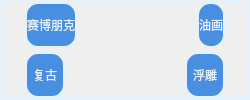
                 <widget class="QFrame" name="frame_14">
                  <property name="sizePolicy">
                   <sizepolicy hsizetype="Preferred" vsizetype="Preferred">
                    <horstretch>0</horstretch>
                    <verstretch>5</verstretch>
                   </sizepolicy>
                  </property>
                  <property name="styleSheet">
                   <string notr="true">border:2px solid #e3f2fc</string>
                  </property>
                  <property name="frameShape">
                   <enum>QFrame::StyledPanel</enum>
                  </property>
                  <property name="frameShadow">
                   <enum>QFrame::Raised</enum>
                  </property>
                  <layout class="QVBoxLayout" name="verticalLayout_19">
                   <property name="spacing">
                    <number>4</number>
                   </property>
                   <property name="leftMargin">
                    <number>3</number>
                   </property>
                   <property name="topMargin">
                    <number>0</number>
                   </property>
                   <property name="rightMargin">
                    <number>3</number>
                   </property>
                   <property name="bottomMargin">
                    <number>0</number>
                   </property>
                   <item>
                    <layout class="QHBoxLayout" name="horizontalLayout_31">
                     <property name="spacing">
                      <number>120</number>
                     </property>
                     <property name="leftMargin">
                      <number>20</number>
                     </property>
                     <property name="rightMargin">
                      <number>20</number>
                     </property>
                     <item>
                      <widget class="QPushButton" name="pbFilterCyberpunk">
                       <property name="enabled">
                        <bool>true</bool>
                       </property>
                       <property name="sizePolicy">
                        <sizepolicy hsizetype="Expanding" vsizetype="Expanding">
                         <horstretch>0</horstretch>
                         <verstretch>0</verstretch>
                        </sizepolicy>
                       </property>
                       <property name="styleSheet">
                        <string notr="true">QPushButton{
    color:#e5f1fd;
	font: 75 12pt &quot;等线&quot;;
    border-radius: 13px;
    background:#488fe1;
}
QPushButton:hover{
    background:#1461bb;
}
QPushButton:pressed{
    background:#0a4a94;
}</string>
                       </property>
                       <property name="text">
                        <string>赛博朋克</string>
                       </property>
                      </widget>
                     </item>
                     <item>
                      <widget class="QPushButton" name="pbFilterOilPainting">
                       <property name="enabled">
                        <bool>true</bool>
                       </property>
                       <property name="sizePolicy">
                        <sizepolicy hsizetype="Expanding" vsizetype="Expanding">
                         <horstretch>0</horstretch>
                         <verstretch>0</verstretch>
                        </sizepolicy>
                       </property>
                       <property name="styleSheet">
                        <string notr="true">QPushButton{
    color:#e5f1fd;
	font: 75 12pt &quot;等线&quot;;
    border-radius: 13px;
    background:#488fe1;
}
QPushButton:hover{
    background:#1461bb;
}
QPushButton:pressed{
    background:#0a4a94;
}</string>
                       </property>
                       <property name="text">
                        <string>油画</string>
                       </property>
                      </widget>
                     </item>
                    </layout>
                   </item>
                   <item>
                    <layout class="QHBoxLayout" name="horizontalLayout_32">
                     <property name="spacing">
                      <number>120</number>
                     </property>
                     <property name="leftMargin">
                      <number>20</number>
                     </property>
                     <property name="rightMargin">
                      <number>20</number>
                     </property>
                     <item>
                      <widget class="QPushButton" name="pbFilterRetro">
                       <property name="enabled">
                        <bool>true</bool>
                       </property>
                       <property name="sizePolicy">
                        <sizepolicy hsizetype="Expanding" vsizetype="Expanding">
                         <horstretch>0</horstretch>
                         <verstretch>0</verstretch>
                        </sizepolicy>
                       </property>
                       <property name="styleSheet">
                        <string notr="true">QPushButton{
    color:#e5f1fd;
	font: 75 12pt &quot;等线&quot;;
    border-radius: 13px;
    background:#488fe1;
}
QPushButton:hover{
    background:#1461bb;
}
QPushButton:pressed{
    background:#0a4a94;
}</string>
                       </property>
                       <property name="text">
                        <string>复古</string>
                       </property>
                      </widget>
                     </item>
                     <item>
                      <widget class="QPushButton" name="pbEmbossment">
                       <property name="enabled">
                        <bool>true</bool>
                       </property>
                       <property name="sizePolicy">
                        <sizepolicy hsizetype="Expanding" vsizetype="Expanding">
                         <horstretch>0</horstretch>
                         <verstretch>0</verstretch>
                        </sizepolicy>
                       </property>
                       <property name="styleSheet">
                        <string notr="true">QPushButton{
    color:#e5f1fd;
	font: 75 12pt &quot;等线&quot;;
    border-radius: 13px;
    background:#488fe1;
}
QPushButton:hover{
    background:#1461bb;
}
QPushButton:pressed{
    background:#0a4a94;
}</string>
                       </property>
                       <property name="text">
                        <string>浮雕</string>
                       </property>
                      </widget>
                     </item>
                    </layout>
                   </item>
                  </layout>
                 </widget>
